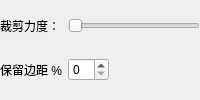
     <widget class="QWidget" name="croppingWidget" native="true">
      <property name="visible">
       <bool>false</bool>
      </property>
      <layout class="QGridLayout" name="gridLayout_5">
       <property name="leftMargin">
        <number>0</number>
       </property>
       <property name="topMargin">
        <number>0</number>
       </property>
       <property name="rightMargin">
        <number>0</number>
       </property>
       <property name="bottomMargin">
        <number>0</number>
       </property>
       <item row="0" column="1">
        <widget class="QSlider" name="croppingPowerSlider">
         <property name="maximum">
          <number>300</number>
         </property>
         <property name="singleStep">
          <number>1</number>
         </property>
         <property name="orientation">
          <enum>Qt::Orientation::Horizontal</enum>
         </property>
        </widget>
       </item>
       <item row="1" column="1">
        <widget class="QSpinBox" name="preserveMarginBox">
         <property name="sizePolicy">
          <sizepolicy hsizetype="Fixed" vsizetype="Fixed">
           <horstretch>0</horstretch>
           <verstretch>0</verstretch>
          </sizepolicy>
         </property>
         <property name="maximum">
          <number>99</number>
         </property>
         <property name="singleStep">
          <number>5</number>
         </property>
         <property name="value">
          <number>0</number>
         </property>
        </widget>
       </item>
       <item row="1" column="0">
        <widget class="QLabel" name="preserveMarginLabel">
         <property name="toolTip">
          <string>&lt;html&gt;&lt;head/&gt;&lt;body&gt;&lt;p&gt;计算裁剪边界后，按指定百分比向外“回退”留白。&lt;/p&gt;&lt;/body&gt;&lt;/html&gt;</string>
         </property>
         <property name="text">
          <string>保留边距 %</string>
         </property>
        </widget>
       </item>
       <item row="0" column="0">
        <widget class="QLabel" name="croppingPowerLabel">
         <property name="text">
          <string>裁剪力度：</string>
         </property>
        </widget>
       </item>
      </layout>
     </widget>
